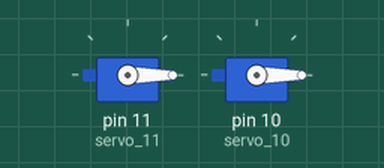
A sketch run on a simulated Arduino Uno, built with avr-gcc and run on an emulated ATmega328P. Shown: 2 × servo.

Above: at 0.1 s.
At 10.1 s:
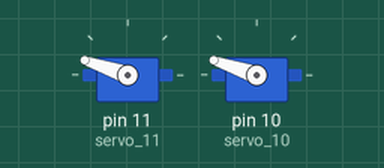
At 20.1 s:
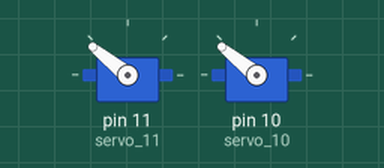
At 39.75 s:
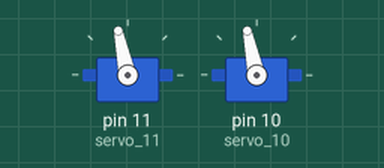
Timing chart, 0 to 40.0 s (numbered marks = the images above):
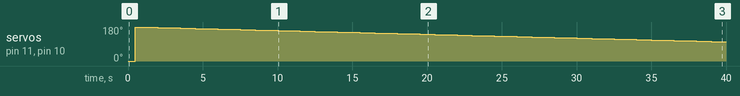

Measured:
- by itself, servo on pin 11 (servo_11), servo on pin 10 (servo_10): 0° → 180° at 0.50 s, → 179° 0.50 s later, → 178° 0.50 s later, → 177° 0.50 s later, … (79 changes in this stretch)

The sketch:

start_simulating1-3.ino
```cpp
#include <Servo.h>


Servo servo_11;
Servo servo_10;


int i;

void setup() {
  servo_11.attach(11);
  servo_10.attach(10);

}

void loop() {
    for (i = 0; i <= 180; i++) {
      servo_11.write(i);
      servo_10.write(i);
      delay(500);
      for (i = 180; i >= 0; i--) {
        servo_11.write(i);
        servo_10.write(i);
        delay(500);
      }
    }

}
```
